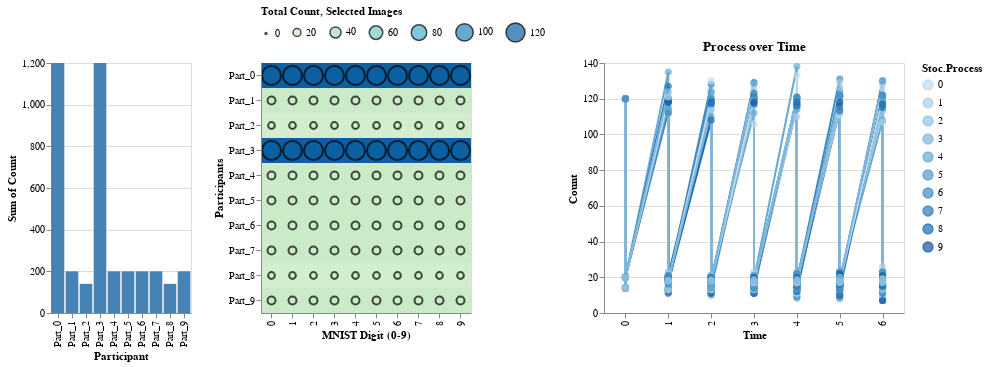

This figure's notebook cell:
### Code cell
import altair as alt

def plot_mnist_distribution(plot_data, plot_width=800, plot_height=400):
    """
    Plot the MNIST distribution using a bar chart and heatmap, distributing the plot size
    between the bar chart and heatmap.

    Parameters:
    - plot_data: DataFrame with the MNIST data
    - plot_width: Total width of the final plot (default: 800)
    - plot_height: Total height of the final plot (default: 400)
    """

    # Create a slider for selecting 'Time'
    time_slider = alt.binding_range(
        min=plot_data['Time'].min(), 
        max=plot_data['Time'].max(), 
        step=1, 
        name="Select Time: "
    )
    time_param = alt.selection_point(bind=time_slider, fields=['Time'], value = plot_data['Time'].min())

    # Altair selection object for interactive filtering
    bar_point = alt.selection_point(encodings=['x'])
    client_selection = alt.selection_point(encodings=['y'])
    
    # Calculate the split dimensions for the two charts
    bar_width = plot_width * 0.4   # 40% of the width for the bar chart
    heatmap_width = plot_width * 0.6  # 60% of the width for the heatmap
    bar_height = plot_height       # Full height for the bar chart
    heatmap_height = plot_height   # Full height for the heatmap
    
    # Heatmap (Digit vs. Participant) filtered by selected Time
    heatmap = alt.Chart(plot_data).mark_rect().encode(
        x=alt.X('Digit:O', title="MNIST Digit (0-9)"),
        y=alt.Y('Participant:N', title="Participants"),
        color = alt.condition(
                bar_point, 
                alt.Color('Count:Q', scale=alt.Scale(scheme='greenblue'), title="Total Count", legend=alt.Legend(orient="top")),  
                alt.ColorValue("grey")  # Non-selected values will be grey
            ),
        tooltip=[alt.Tooltip('Digit:O', title="Digit"),
                 alt.Tooltip('Participant:N', title="Participant"),
                 alt.Tooltip('Count:Q', title="Total Count")]
    ).transform_filter(
        time_param
    ).add_params(bar_point, client_selection, time_param).properties(width=heatmap_width, height=heatmap_height)
    
    # Overlay points for highlighting
    highlight_points = heatmap.mark_point().encode(
        color=alt.ColorValue('black'),
        size=alt.Size('Count:Q', title="Selected Images")
    ).transform_filter(
        bar_point
    ).transform_filter(
        client_selection
    )
    
    
    # Bar chart (Total images per client_selectionicipant) filtered by selected Time
    bar_chart = alt.Chart(plot_data).mark_bar().encode(
        x="Participant:N",
        y="sum(Count):Q",
        color=alt.condition(bar_point, alt.ColorValue("steelblue"), alt.ColorValue("grey"))
    ).transform_filter(
        time_param
    ).add_params(bar_point).properties(width=bar_width, height=bar_height)


    # Create an Altair line chart with markers
    line_chart = alt.Chart(plot_data).mark_line().encode(
        x='Time:O',  # Ordinal axis for time
        y='Count:Q',  # Quantitative axis for process value
        color=alt.Color('Digit:O', title="Stoc.Process"),
        tooltip=['Digit', 'Time', 'Count']
    ).properties(
        title="Process over Time",
        width=300,
        height=plot_height
    ).transform_filter(
        bar_point
    ).transform_filter(
        client_selection
    )
    
    # Add markers (circles) at data points
    marker_chart = alt.Chart(plot_data).mark_circle(size=50).encode(
        x='Time:O',
        y='Count:Q',
        color=alt.Color('Digit:O', title="Stoc.Process"),
        tooltip=['Digit', 'Time', 'Count']
    ).transform_filter(
        bar_point
    ).transform_filter(
        client_selection
    )
    
    # Overlay the markers on top of the line chart
    chart = line_chart + marker_chart
    
    # Combine the charts horizontally
    final_chart = alt.hconcat(
        bar_chart,
        heatmap + highlight_points,
        chart
    ).resolve_legend(
        color="independent",
        size="independent"
    )

    return final_chart

# Example of using the function with custom plot size
final_chart = plot_mnist_distribution(plot_data=df_plot, plot_width=350, plot_height=250)
final_chart

### Figure 1 — Vega-Lite specification as saved in the notebook (floating-point values rounded to 4 significant figures; data arrays with more than 128 entries replaced by an {"elided": "..."} marker saying what was removed)
{"config": {"view": {"continuousWidth": 300, "continuousHeight": 300}}, "hconcat": [{"mark": {"type": "bar"}, "encoding": {"color": {"condition": {"param": "param_2", "value": "steelblue"}, "value": "grey"}, "x": {"field": "Participant", "type": "nominal"}, "y": {"aggregate": "sum", "field": "Count", "type": "quantitative"}}, "height": 250, "name": "view_2", "transform": [{"filter": {"param": "param_1"}}], "width": 140.0}, {"layer": [{"mark": {"type": "rect"}, "encoding": {"color": {"condition": {"param": "param_2", "field": "Count", "legend": {"orient": "top"}, "scale": {"scheme": "greenblue"}, "title": "Total Count", "type": "quantitative"}, "value": "grey"}, "tooltip": [{"field": "Digit", "title": "Digit", "type": "ordinal"}, {"field": "Participant", "title": "Participant", "type": "nominal"}, {"field": "Count", "title": "Total Count", "type": "quantitative"}], "x": {"field": "Digit", "title": "MNIST Digit (0-9)", "type": "ordinal"}, "y": {"field": "Participant", "title": "Participants", "type": "nominal"}}, "name": "view_1", "transform": [{"filter": {"param": "param_1"}}]}, {"mark": {"type": "point"}, "encoding": {"color": {"value": "black"}, "size": {"field": "Count", "title": "Selected Images", "type": "quantitative"}, "tooltip": [{"field": "Digit", "title": "Digit", "type": "ordinal"}, {"field": "Participant", "title": "Participant", "type": "nominal"}, {"field": "Count", "title": "Total Count", "type": "quantitative"}], "x": {"field": "Digit", "title": "MNIST Digit (0-9)", "type": "ordinal"}, "y": {"field": "Participant", "title": "Participants", "type": "nominal"}}, "transform": [{"filter": {"param": "param_1"}}, {"filter": {"param": "param_2"}}, {"filter": {"param": "param_3"}}]}], "height": 250, "width": 210.0}, {"layer": [{"mark": {"type": "line"}, "encoding": {"color": {"field": "Digit", "title": "Stoc.Process", "type": "ordinal"}, "tooltip": [{"field": "Digit", "type": "quantitative"}, {"field": "Time", "type": "quantitative"}, {"field": "Count", "type": "quantitative"}], "x": {"field": "Time", "type": "ordinal"}, "y": {"field": "Count", "type": "quantitative"}}, "title": "Process over Time", "transform": [{"filter": {"param": "param_2"}}, {"filter": {"param": "param_3"}}]}, {"mark": {"type": "circle", "size": 50}, "encoding": {"color": {"field": "Digit", "title": "Stoc.Process", "type": "ordinal"}, "tooltip": [{"field": "Digit", "type": "quantitative"}, {"field": "Time", "type": "quantitative"}, {"field": "Count", "type": "quantitative"}], "x": {"field": "Time", "type": "ordinal"}, "y": {"field": "Count", "type": "quantitative"}}, "transform": [{"filter": {"param": "param_2"}}, {"filter": {"param": "param_3"}}]}], "height": 250, "width": 300}], "data": {"name": "data-adae228067826a0d07e4179407e24150"}, "params": [{"name": "param_2", "select": {"type": "point", "encodings": ["x"]}, "views": ["view_2", "view_1"]}, {"name": "param_3", "select": {"type": "point", "encodings": ["y"]}, "views": ["view_1"]}, {"name": "param_1", "select": {"type": "point", "fields": ["Time"]}, "bind": {"input": "range", "max": 6, "min": 0, "name": "Select Time: ", "step": 1}, "value": 0, "views": ["view_1"]}], "resolve": {"legend": {"color": "independent", "size": "independent"}}, "$schema": "https://vega.github.io/schema/vega-lite/v5.20.1.json", "datasets": {"data-adae228067826a0d07e4179407e24150": {"elided": "700 records"}}}
